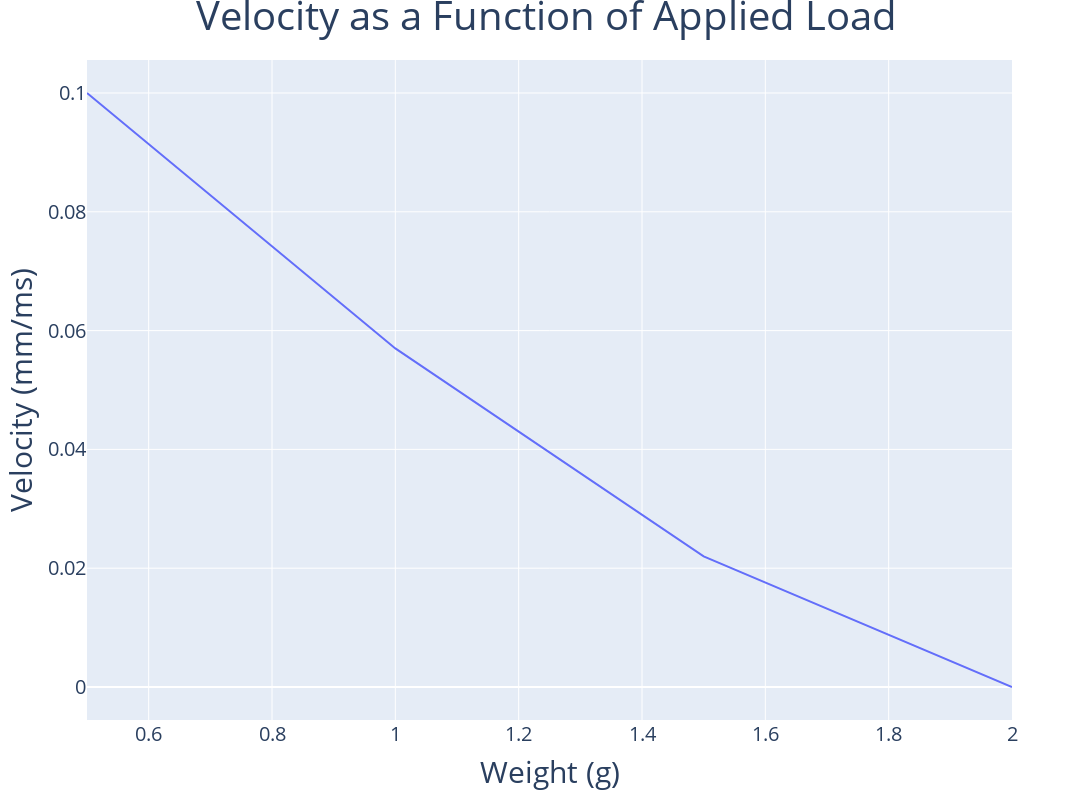

This figure's notebook cell:
### Code cell
# Plot measured velocity vs load values
fig = px.line(muscle_df, 'Weight (g)', 'Velocity (mm/ms)', width=1200, height=800)
fig.update_layout(
    title = {
        'text': 'Velocity as a Function of Applied Load',
        'x': 0.5,
        'font_size': 40
    }
)
fig.update_xaxes(title_font=dict(size=30), tickfont=dict(size=20))
fig.update_yaxes(title_font=dict(size=30), tickfont=dict(size=20))
fig.show()

### Figure 1 — Plotly figure (JSON) as saved in the notebook; plotly's stock layout.template omitted (floating-point values rounded to 4 significant figures)
{"data": [{"hovertemplate": "Weight (g)=%{x}<br>Velocity (mm/ms)=%{y}<extra></extra>", "legendgroup": "", "line": {"color": "#636efa", "dash": "solid"}, "marker": {"symbol": "circle"}, "mode": "lines", "name": "", "orientation": "v", "showlegend": false, "type": "scatter", "x": [0.5, 1, 1.5, 2], "xaxis": "x", "y": [0.1, 0.057, 0.022, 0], "yaxis": "y"}], "layout": {"height": 800, "legend": {"tracegroupgap": 0}, "margin": {"t": 60}, "title": {"font": {"size": 40}, "text": "Velocity as a Function of Applied Load", "x": 0.5}, "width": 1200, "xaxis": {"anchor": "y", "domain": [0, 1], "tickfont": {"size": 20}, "title": {"font": {"size": 30}, "text": "Weight (g)"}}, "yaxis": {"anchor": "x", "domain": [0, 1], "tickfont": {"size": 20}, "title": {"font": {"size": 30}, "text": "Velocity (mm/ms)"}}}}
